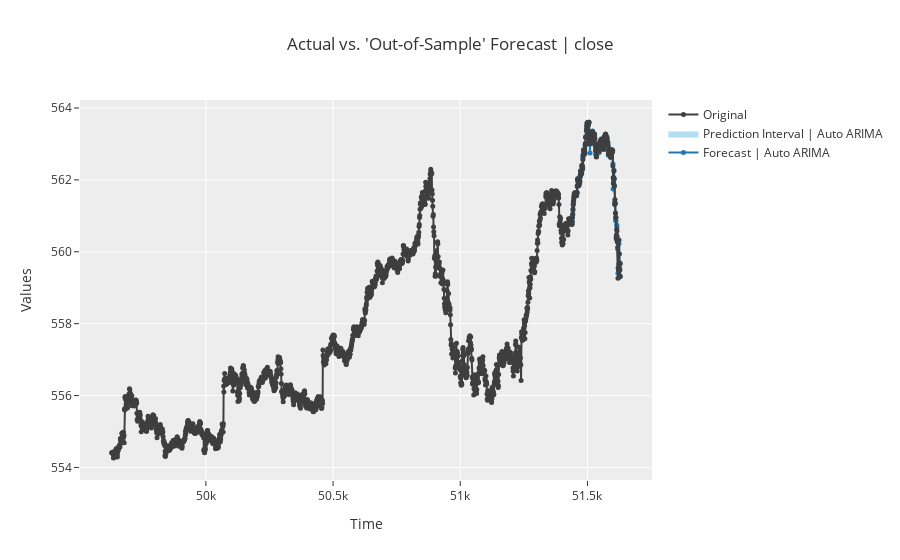

Source (notebook cell):
### Markdown cell above
### Creo il modello AutoARIMA e plotto le diagnostiche:

### Code cell
model1 = exp._create_model('auto_arima')
exp.plot_model(model1)

### Figure 1 — Plotly figure (JSON) as saved in the notebook; plotly's stock layout.template omitted (floating-point values rounded to 4 significant figures; data arrays with more than 128 entries replaced by an {"elided": "..."} marker saying what was removed)
{"data": [{"line": {"color": "#1f77b4"}, "marker": {"size": 5}, "mode": "lines+markers", "name": "Forecast | Auto ARIMA", "showlegend": true, "type": "scatter", "x": {"elided": "200 int values"}, "y": {"elided": "200 float values"}}, {"line": {"width": 0}, "marker": {"color": "#68BBE3"}, "mode": "lines", "name": "Lower Interval", "showlegend": false, "type": "scatter", "x": {"elided": "200 int values"}, "y": {"elided": "200 float values"}}, {"fill": "tonexty", "fillcolor": "rgba(104,187,227,0.5)", "line": {"width": 0}, "marker": {"color": "#68BBE3"}, "mode": "lines", "name": "Prediction Interval | Auto ARIMA", "showlegend": true, "type": "scatter", "x": {"elided": "200 int values"}, "y": {"elided": "200 float values"}}, {"marker": {"color": "#3f3f3f", "size": 5}, "mode": "lines+markers", "name": "Original", "showlegend": true, "type": "scatter", "x": {"elided": "2000 int values"}, "y": {"elided": "2000 float values"}}], "layout": {"showlegend": true, "title": {"text": "Actual vs. 'Out-of-Sample' Forecast | close"}, "xaxis": {"title": {"text": "Time"}}, "yaxis": {"title": {"text": "Values"}}}}
